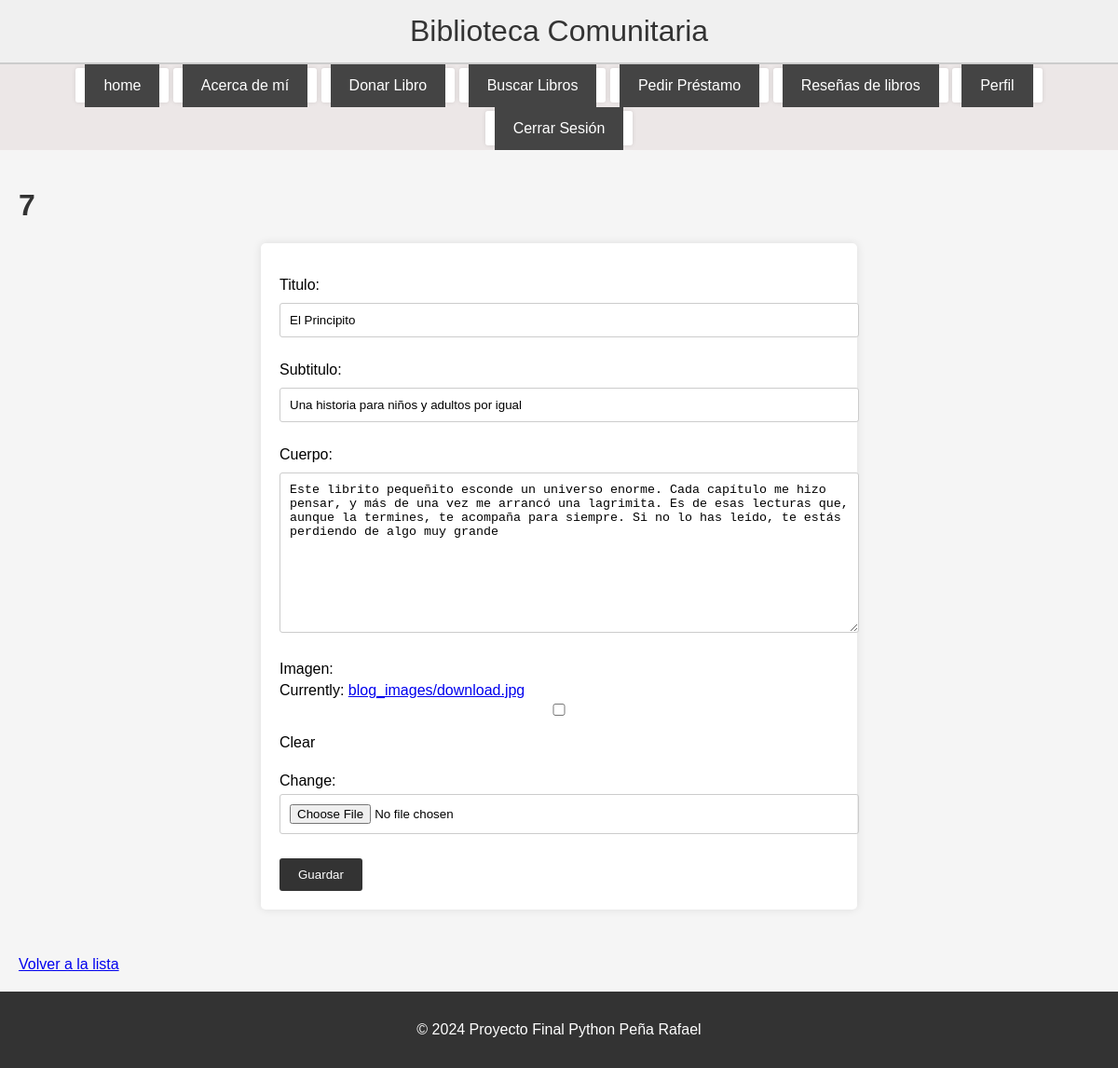
Screenshot of /blogs/editar/7/ (signed in) with the database file from the repository.
### blogs/models.py (models this page shows)
class Blog(models.Model):
    titulo = models.CharField(max_length=200)
    subtitulo = models.CharField(max_length=200)
    cuerpo = models.TextField()
    autor = models.ForeignKey(User, on_delete=models.CASCADE)
    fecha = models.DateField(auto_now_add=True)
    imagen = models.ImageField(upload_to='blog_images/',null=True, blank=True)

### blogs/views.py (the view)
# urls.py: path('editar/<int:blog_id>/', views.editar_blog, name='editar_blog'),
def editar_blog(request, blog_id):
    blog = get_object_or_404(Blog, id=blog_id)
    if blog.autor != request.user:
        messages.error(request, "No tienes permiso para editar este blog.")
        return redirect('lista_blogs')
    if request.method == "POST":
        form = BlogForm(request.POST, request.FILES, instance=blog)
        if form.is_valid():
            form.save()
            messages.success(request, 'Blog actualizado exitosamente.')
            return redirect('lista_blogs')
    else:
        form = BlogForm(instance=blog)
    return render(request, 'blogs/formulario_blog.html', {'form': form, 'blog': blog})

### blogs/forms.py
class BlogForm(forms.ModelForm):
    class Meta:
        model = Blog
        fields = ['titulo', 'subtitulo', 'cuerpo', 'imagen']

### blogs/templates/blogs/formulario_blog.html (shortened to what this page needs)
{% extends 'vistas/base.html' %}
{% block content %}
<h1>{{ form.instance.id|default:"Crear Nuevo Blog" }}</h1>
<form method="post" enctype="multipart/form-data">
    {{ form.as_p }}
    <button type="submit">Guardar</button>
</form>
<br>
<a href="{% url 'lista_blogs' %}">Volver a la lista</a>
{% endblock %}

### biblioteca/static/biblioteca/styles.css (style rules this page uses)
body { font-family: Arial, sans-serif; background-color: #f5f5f5; margin: 0; padding: 0; display: flex; flex-direction: column; min-height: 100vh; }
form { background-color: #fff; padding: 20px; border-radius: 5px; box-shadow: 0 0 10px rgba(0, 0, 0, 0.1); max-width: 600px; margin: auto; margin-bottom: 2em; }
form label { display: block; margin: 10px 0 5px; }
form input, form select, form textarea { width: 100%; padding: 10px; margin: 5px 0 10px; border: 1px solid #ccc; border-radius: 3px; }
form button { background-color: #333; color: #fff; padding: 10px 20px; border: none; border-radius: 3px; cursor: pointer; }
h1, h2, h3, h4, h5, h6 { color: #333; }
html, body { overflow: auto; height: 100%; }

### rows the page displays
Blog: instance.id "7", titulo "El Principito", subtitulo "Una historia para niños y adultos por igual", cuerpo "Este librito pequeñito esconde un universo enorme. Cada capítulo me hizo pensar, y más de una vez me arrancó una lagrimita. Es de esas lecturas que, aunque la termines, te acompaña para siempre. Si no lo has leído, te estás perdiendo de algo muy grande"
